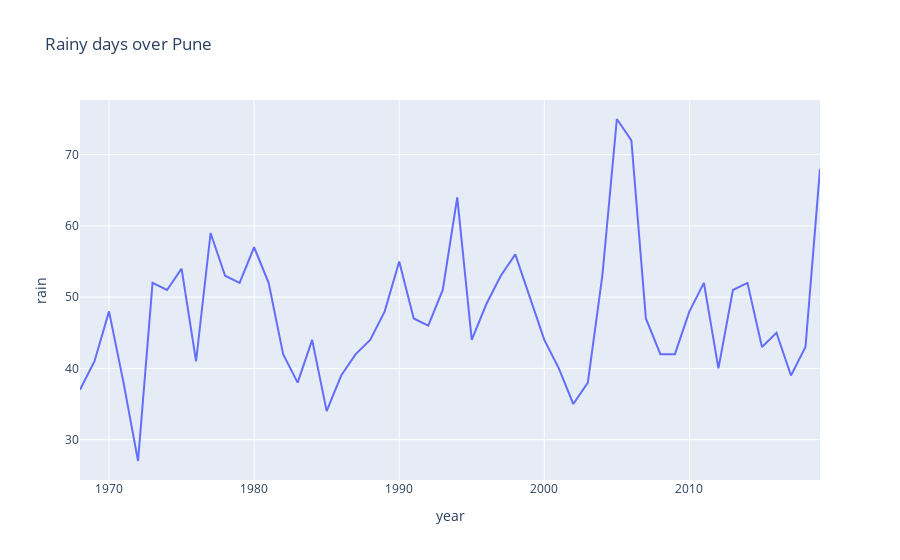
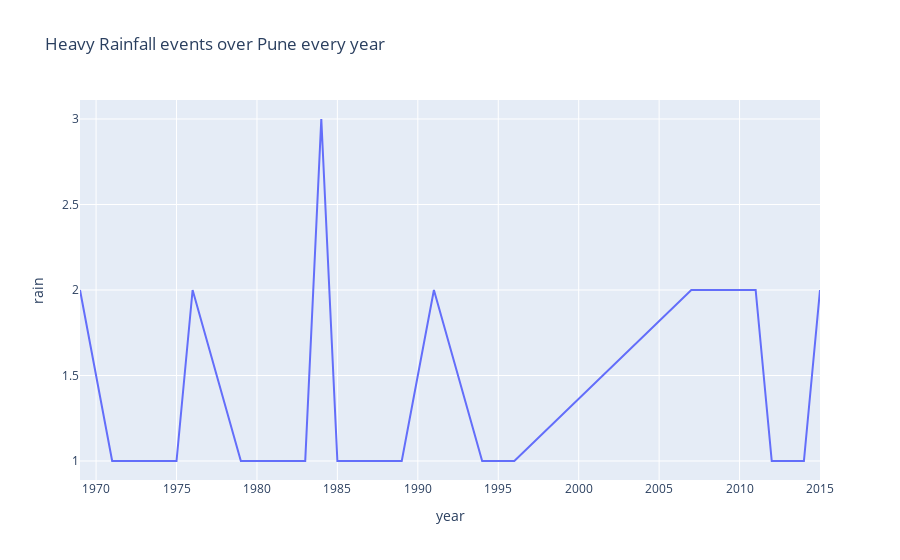
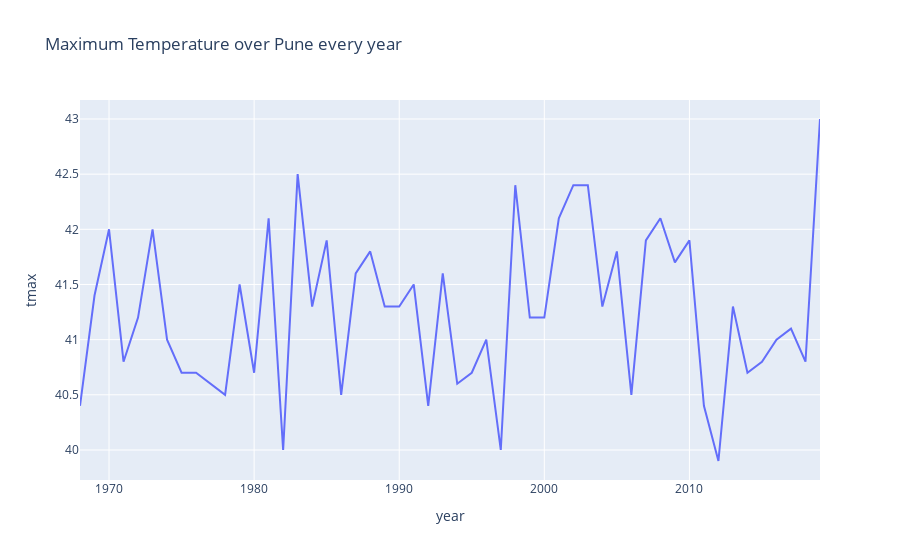
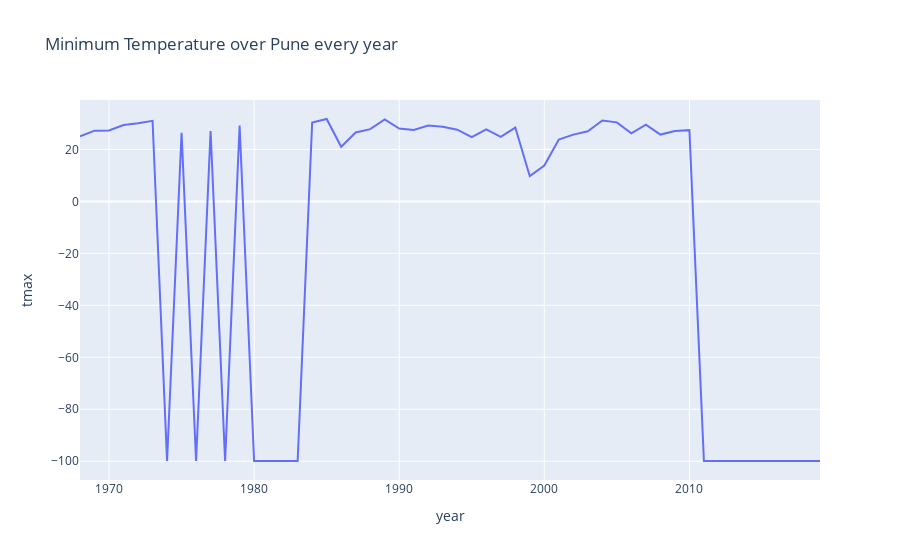

Notebook source saved alongside these figures, in order:
### Code cell
app = dash.Dash(__name__, external_stylesheets=external_stylesheets)

app.layout=html.Div([
     html.H1(children='index 1'),
     dcc.Graph(
        id='index-graph',
        figure=index_plot(df)
     )
])


if __name__ == '__main__':
    app.run_server(debug=False)

### Figure 1 — Plotly figure (JSON) as saved in the notebook; plotly's stock layout.template omitted (floating-point values rounded to 4 significant figures)
{"data": [{"hovertemplate": "year=%{x}<br>rain=%{y}<extra></extra>", "legendgroup": "", "line": {"color": "#636efa", "dash": "solid"}, "mode": "lines", "name": "", "orientation": "v", "showlegend": false, "type": "scatter", "x": [1968, 1969, 1970, 1971, 1972, 1973, 1974, 1975, 1976, 1977, 1978, 1979, 1980, 1981, 1982, 1983, 1984, 1985, 1986, 1987, 1988, 1989, 1990, 1991, 1992, 1993, 1994, 1995, 1996, 1997, 1998, 1999, 2000, 2001, 2002, 2003, 2004, 2005, 2006, 2007, 2008, 2009, 2010, 2011, 2012, 2013, 2014, 2015, 2016, 2017, 2018, 2019], "xaxis": "x", "y": [37, 41, 48, 38, 27, 52, 51, 54, 41, 59, 53, 52, 57, 52, 42, 38, 44, 34, 39, 42, 44, 48, 55, 47, 46, 51, 64, 44, 49, 53, 56, 50, 44, 40, 35, 38, 53, 75, 72, 47, 42, 42, 48, 52, 40, 51, 52, 43, 45, 39, 43, 68], "yaxis": "y"}], "layout": {"legend": {"tracegroupgap": 0}, "title": {"text": "Rainy days over Pune"}, "xaxis": {"anchor": "y", "domain": [0, 1], "title": {"text": "year"}}, "yaxis": {"anchor": "x", "domain": [0, 1], "title": {"text": "rain"}}}}

### Figure 2 — Plotly figure (JSON) as saved in the notebook; plotly's stock layout.template omitted (floating-point values rounded to 4 significant figures)
{"data": [{"hovertemplate": "year=%{x}<br>rain=%{y}<extra></extra>", "legendgroup": "", "line": {"color": "#636efa", "dash": "solid"}, "mode": "lines", "name": "", "orientation": "v", "showlegend": false, "type": "scatter", "x": [1969, 1971, 1973, 1975, 1976, 1979, 1983, 1984, 1985, 1987, 1989, 1991, 1994, 1996, 2007, 2009, 2010, 2011, 2012, 2014, 2015], "xaxis": "x", "y": [2, 1, 1, 1, 2, 1, 1, 3, 1, 1, 1, 2, 1, 1, 2, 2, 2, 2, 1, 1, 2], "yaxis": "y"}], "layout": {"legend": {"tracegroupgap": 0}, "title": {"text": "Heavy Rainfall events over Pune every year"}, "xaxis": {"anchor": "y", "domain": [0, 1], "title": {"text": "year"}}, "yaxis": {"anchor": "x", "domain": [0, 1], "title": {"text": "rain"}}}}

### Figure 3 — Plotly figure (JSON) as saved in the notebook; plotly's stock layout.template omitted (floating-point values rounded to 4 significant figures)
{"data": [{"hovertemplate": "year=%{x}<br>tmax=%{y}<extra></extra>", "legendgroup": "", "line": {"color": "#636efa", "dash": "solid"}, "mode": "lines", "name": "", "orientation": "v", "showlegend": false, "type": "scatter", "x": [1968, 1969, 1970, 1971, 1972, 1973, 1974, 1975, 1976, 1977, 1978, 1979, 1980, 1981, 1982, 1983, 1984, 1985, 1986, 1987, 1988, 1989, 1990, 1991, 1992, 1993, 1994, 1995, 1996, 1997, 1998, 1999, 2000, 2001, 2002, 2003, 2004, 2005, 2006, 2007, 2008, 2009, 2010, 2011, 2012, 2013, 2014, 2015, 2016, 2017, 2018, 2019], "xaxis": "x", "y": [40.4, 41.4, 42, 40.8, 41.2, 42, 41, 40.7, 40.7, 40.6, 40.5, 41.5, 40.7, 42.1, 40, 42.5, 41.3, 41.9, 40.5, 41.6, 41.8, 41.3, 41.3, 41.5, 40.4, 41.6, 40.6, 40.7, 41, 40, 42.4, 41.2, 41.2, 42.1, 42.4, 42.4, 41.3, 41.8, 40.5, 41.9, 42.1, 41.7, 41.9, 40.4, 39.9, 41.3, 40.7, 40.8, 41, 41.1, 40.8, 43], "yaxis": "y"}], "layout": {"legend": {"tracegroupgap": 0}, "title": {"text": "Maximum Temperature over Pune every year"}, "xaxis": {"anchor": "y", "domain": [0, 1], "title": {"text": "year"}}, "yaxis": {"anchor": "x", "domain": [0, 1], "title": {"text": "tmax"}}}}

### Figure 4 — Plotly figure (JSON) as saved in the notebook; plotly's stock layout.template omitted (floating-point values rounded to 4 significant figures)
{"data": [{"hovertemplate": "year=%{x}<br>tmax=%{y}<extra></extra>", "legendgroup": "", "line": {"color": "#636efa", "dash": "solid"}, "mode": "lines", "name": "", "orientation": "v", "showlegend": false, "type": "scatter", "x": [1968, 1969, 1970, 1971, 1972, 1973, 1974, 1975, 1976, 1977, 1978, 1979, 1980, 1981, 1982, 1983, 1984, 1985, 1986, 1987, 1988, 1989, 1990, 1991, 1992, 1993, 1994, 1995, 1996, 1997, 1998, 1999, 2000, 2001, 2002, 2003, 2004, 2005, 2006, 2007, 2008, 2009, 2010, 2011, 2012, 2013, 2014, 2015, 2016, 2017, 2018, 2019], "xaxis": "x", "y": [25, 27.2, 27.3, 29.4, 30.1, 31, -99.9, 26.4, -99.9, 27.1, -99.9, 29.2, -99.9, -99.9, -99.9, -99.9, 30.3, 31.7, 21, 26.5, 27.8, 31.5, 28, 27.5, 29.2, 28.7, 27.6, 24.7, 27.7, 24.8, 28.4, 9.7, 13.8, 23.8, 25.7, 27, 31.1, 30.4, 26.2, 29.5, 25.7, 27.1, 27.4, -99.9, -99.9, -99.9, -99.9, -99.9, -99.9, -99.9, -99.9, -99.9], "yaxis": "y"}], "layout": {"legend": {"tracegroupgap": 0}, "title": {"text": "Minimum Temperature over Pune every year"}, "xaxis": {"anchor": "y", "domain": [0, 1], "title": {"text": "year"}}, "yaxis": {"anchor": "x", "domain": [0, 1], "title": {"text": "tmax"}}}}
